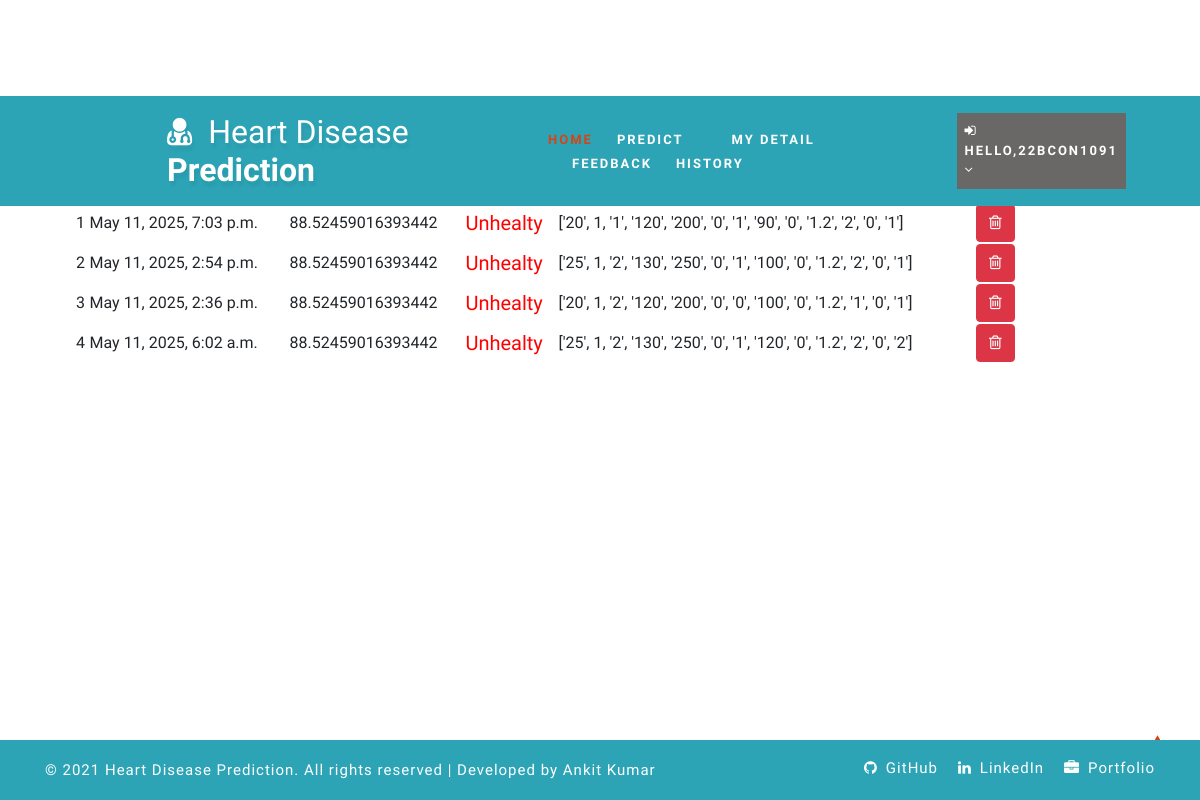
The page /view_search_pat (signed in) on the database as committed earlier.
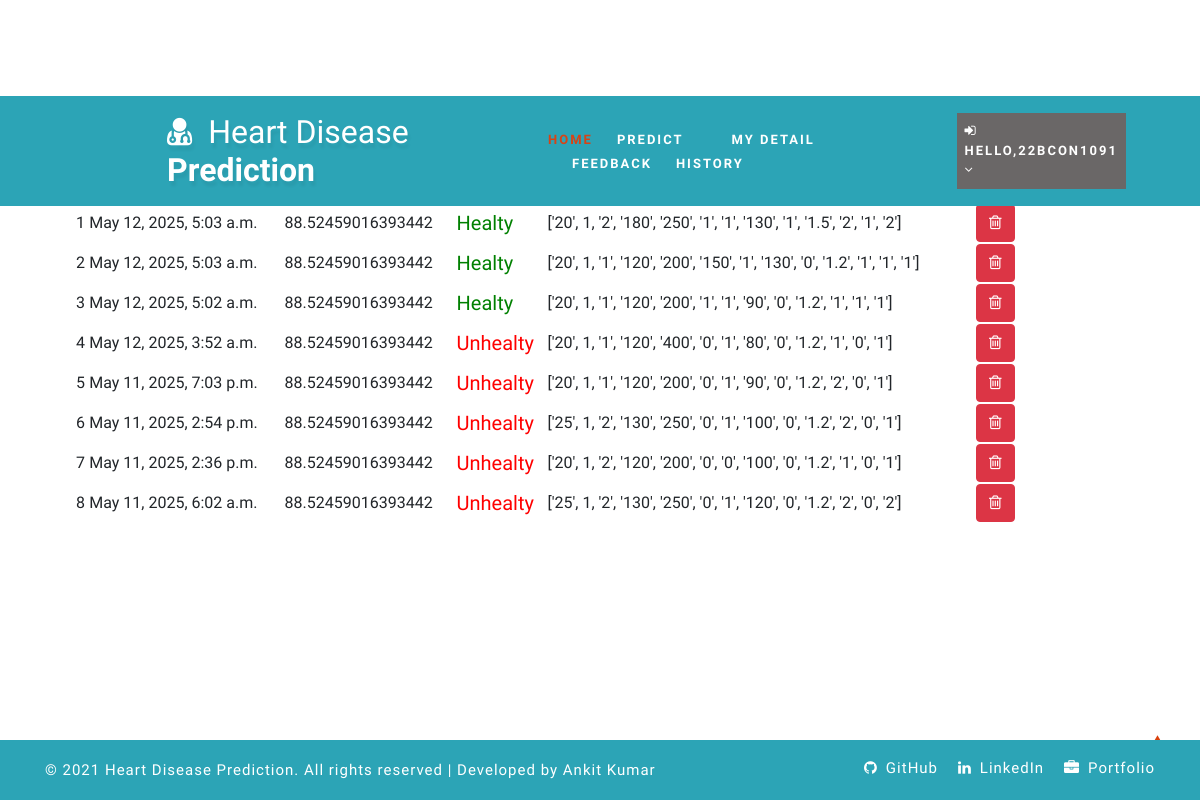
The same page on the database as committed later.
### health/models.py (models this page shows, shortened)
class Search_Data(models.Model):
    patient = models.ForeignKey(Patient, on_delete=models.CASCADE, null=True)
    prediction_accuracy = models.CharField(max_length=100,null=True,blank=True)
    result = models.CharField(max_length=100,null=True,blank=True)
    values_list = models.CharField(max_length=100,null=True,blank=True)
    created = models.DateTimeField(auto_now=True,null=True)

### health/views.py (the view)
# urls.py: path('view_search_pat', view_search_pat,name="view_search_pat"),
@login_required(login_url="login")
def view_search_pat(request):
    doc = None
    try:
        doc = Doctor.objects.get(user=request.user)
        data = Search_Data.objects.filter(patient__address__icontains=doc.address).order_by('-id')
    except:
        try:
            doc = Patient.objects.get(user=request.user)
            data = Search_Data.objects.filter(patient=doc).order_by('-id')
        except:
            data = Search_Data.objects.all().order_by('-id')
    return render(request,'view_search_pat.html',{'data':data})

### health/templates/view_search_pat.html
{% extends 'index.html' %}
{% load static %}
{% block body %}
<div class="container-fluid" style="width:90%;margin-top:8%">
                    <div class="container-fluid">
                        <h1 align="center" class="w3ls-title text-uppercase text-dark font-weight-bold">Search Logs</h1>
                         </div><hr>
                                <table id="example" class="display" style="width:100%">
                                  <thead>
                                    <tr>
                                      <th>#</th>
                                      {% if request.user.patient_set.all.0 %}
                                      <th>Date</th>
                                      {% else %}
                                      <th>Patient Name</th>
                                      {% endif %}
                                      <th>Accuracy</th>
                                      <th>Result</th>
                                      <th>HeartValue</th>
                                      <th>Action</th>
                                  </tr>
                              </thead>
                              <tbody>
                              {% for i in data %}
                                <tr>
                                  <td>{{forloop.counter}}</td>
                                  {% if request.user.patient_set.all.0 %}
                                    <td>{{i.created}}</td>
                                  {% else %}
                                  <td>{{i.patient.user.first_name}} {{i.patient.user.last_name}}</td>
                                  {% endif %}
                                    <td>{{i.prediction_accuracy}}</td>
                                    <td>{% if i.result == "0" %}
                                      <h5 style="color:green">Healty</h5>
                                      {% else %}
                                      <h5 style="color:red">Unhealty</h5>
                                  {% endif %}
                                  </td>
                                  <td>{{i.values_list}}</td>
                                  <td style="width:150px">
                                      <a href="/delete_searched/{{i.id}}" ><button class="btn btn-danger" onclick="return confirm('Are you sure?')"><i class="fa fa-trash-o"></i></button></a></td>
                              </tr>
                              {% endfor %}
                          </tbody>
                      </table>
                  </div>
{% endblock %}

### health/templates/index.html (shortened to what this page needs)
<!DOCTYPE html>
{% load static %}
<html lang="zxx">
<head>
    <link rel="stylesheet" href="{% static 'css/bootstrap.css' %}">
    <link href="{% static 'css/css_slider.css' %}" type="text/css" rel="stylesheet" media="all">
    <link rel="stylesheet" href="{% static 'css/style.css' %}" type="text/css" media="all" />
    <link href="{% static 'css/font-awesome.min.css' %}" rel="stylesheet">
    <link rel='stylesheet' type='text/css' href="https://cdn.datatables.net/1.10.21/css/jquery.dataTables.min.css">
    <link rel='stylesheet' type='text/css'
        href="https://cdn.datatables.net/buttons/1.6.2/css/buttons.dataTables.min.css">
</head>
<body>
    <header>
        <div class="main-top" style="background:rgb(44, 164, 182)">
            <div class="container-fluid">
                <div class="header d-md-flex justify-content-between align-items-center py-3">
                    <div id="logo" style="margin-left:13%">
                        <h1>
                            <a href="index.html">
                                <span class="fa fa-user-md mr-2"></span>
                                <span class="logo-sp">Heart Disease</span> Prediction
                            </a>
                        </h1>
                    </div>
                    {% if request.user.is_staff %}
                    <div class="nav_w3ls" style="margin-right:4%">
                        <nav>
                            <label for="drop1" class="toggle">Menu</label>
                            <input type="checkbox" id="drop1" />
                            <ul class="menu" style="padding:15px;width:100%">
                                <li class="mx-lg-4 mx-md-3 my-md-0 my-2"><a href="{% url 'admin_home' %}">Home</a></li>
                                <li>
                                    <label for="drop-2" class="toggle toogle-2"> <span class="fa fa-angle-down"
                                            aria-hidden="true"></span>
                                    </label>
                                    <a href="#"> Doctor <span class="fa fa-angle-down" aria-hidden="true"></span></a>
                                    <ul style="margin-top:2%;width:40%;margin-right:0%">
                                        <li style="width:100%;"><a href="/add_doctor" class="drop-text">Add Doctor</a>
                                        </li>
                                        <li style="width:100%;"><a href="/view_doctor" class="drop-text">View Doctor</a>
                                        </li>
                                    </ul>
                                </li>
                                <li class="mx-lg-4 mx-md-3 my-md-0 my-2"><a href="/view_patient">Patient</a></li>
                                <li class="mx-lg-4 mx-md-3 my-md-0 my-2">
                                    <a href="/view_search_pat">Searched Data</a>
                                </li>
                                <li><a href="/view_feedback">Feedback</a></li>
                            </ul>
                        </nav>
                    </div>
                    <div class="nav_w3ls" style="margin-right:3%">
                        <nav>
                            <label for="drop2" class="toggle">Menu</label>
                            <input type="checkbox" id="drop2" />
                            <ul class="menu">
                                <li class="mx-lg-4 mx-md-3 my-md-0 my-2" style="background:red;padding:8px">
                                    <label for="drop-2" class="toggle toogle-2"> <span class="fa fa-angle-down"
                                            aria-hidden="true"></span>
                                    </label>
                                    <a href="#"><i class="fa fa-user"></i> {{request.user.username}} <span
                                            class="fa fa-angle-down" aria-hidden="true"></span></a>
                                    <ul style="margin-top:10%;width:80%;margin-right:5%">
                                        <li style="width:100%;"><a href="{% url 'change_password' %}"
                                                class="drop-text">Password</a></li>
                                        <li style="width:100%;"><a href="{% url 'logout' %}"
                                                class="drop-text">Logout</a></li>
                                    </ul>
                                </li>
                            </ul>
                        </nav>
                    </div>
                    {% elif request.user.patient_set.all.0 %}
                    <div class="nav_w3ls" style="margin-left:5%;font-weight:bold">
                        <nav>
                            <ul class="menu" style="padding:15px;width:100%">
                                <li><a href="{% url 'patient_home' %}" class="active">Home</a></li>
                                <li class="mx-lg-4 mx-md-3 my-md-0 my-2"><a href="/add_heartdetail">Predict</a></li>
                                <li class="mx-lg-4 mx-md-3 my-md-0 my-2"><a href="/profile_doctor">My Detail</a></li>
                                <li class="mx-lg-4 mx-md-3 my-md-0 my-2"><a href="/sent_feedback">Feedback</a></li>
                                <li><a href="/view_search_pat">History</a></li>
                            </ul>
                        </nav>
                    </div>
                    <div class="nav_w3ls" style="margin-right:3%">
                        <nav>
                            <ul class="menu">
                                <li class="mx-lg-4 mx-md-3 my-md-0 my-2" style="background:#6a6767;padding:8px">
                                    <a href="#"><i class="fa fa-sign-in"></i> Hello,{{request.user.username}} <span
                                            class="fa fa-angle-down" aria-hidden="true"></span></a>
                                </li>
                            </ul>
                        </nav>
                    </div>
                    {% endif %}
                </div>
            </div>
        </div>
    </header>
    {% block body %}
    {% endblock %}
    <div class="copy-w3pvt fixed-bottom" style="background:rgb(44, 164, 182);color:white">
        <div class="container py-3">
            <div class="row">
                <div class="col-lg-7 w3ls_footer_grid1_left text-lg-left text-center">
                    <p style="color:white">&copy; 2021 Heart Disease Prediction. All rights reserved | Developed by
                        Ankit Kumar </a>
                    </p>
                </div>
                <div class="col-lg-5 w3ls_footer_grid_left1_pos text-lg-right text-center mt-lg-0 mt-2">
                    <ul style="color:white">
                        <li>
                            <a href="https://github.com/ankit-kumarz" target="_blank" style="color:white"
                                class="github">
                                <span class="fa fa-github mr-2"></span>GitHub</a>
                        </li>
                        <li class="mx-3">
                            <a href="https://www.linkedin.com/in/ankitkumarz" target="_blank" style="color:white"
                                class="linkedin">
                                <span class="fa fa-linkedin mr-2"></span>LinkedIn</a>
                        </li>
                        <li>
                            <a href="https://ankit-kumarz.github.io/Ankit-s-Portfolio/" target="_blank"
                                style="color:white" class="portfolio">
                                <span class="fa fa-briefcase mr-2"></span>Portfolio</a>
                        </li>
                    </ul>
                </div>
            </div>
        </div>
    </div>
</body>
</html>

### health/static/css/style.css (style rules this page uses)
body { padding: 0; margin: 0; background: #FFF; font-family: 'Quicksand', sans-serif; }
body a, body button { transition: 0.5s all; -webkit-transition: 0.5s all; -moz-transition: 0.5s all; -o-transition: 0.5s all; -ms-transition: 0.5s all; text-decoration: none; }
html { scroll-behavior: smooth; }
h1, h2, h3, h4, h5, h6 { margin: 0; padding: 0; font-family: 'Mukta', sans-serif; }
p { margin: 0; padding: 0; font-size: 15px; letter-spacing: 1px; line-height: 1.9; color: #999; font-family: 'Quicksand', sans-serif; }
ul, ol { margin: 0; padding: 0; }
.main-top { position: absolute; z-index: 999; width: 100%; background: rgba(0, 0, 0, 0.4); }
nav { margin: 0; padding: 0; }
#logo a { float: left; display: initial; font-weight: 700; font-size: 32px; color: #fff; text-shadow: 2px 5px 3px rgba(0, 0, 0, 0.06); padding: 0; }
span.logo-sp { font-weight: 100; }
nav:after { content: ""; display: table; clear: both; }
nav ul { float: right; padding: 0; margin: 0; list-style: none; position: relative; }
nav ul li { margin: 0px; display: inline-block; float: left; }
nav a { padding: 0; color: #fff; font-size: 13px; letter-spacing: 2px; font-weight: 700; text-transform: uppercase; display: inline-block; transition: 0.5s all; -webkit-transition: 0.5s all; -moz-transition: 0.5s all; -o-transition: 0.5s all; -ms-transition: 0.5s all; }
.menu li a.active, .menu li a:hover { color: #2196f3; transition: 0.5s all; -webkit-transition: 0.5s all; -moz-transition: 0.5s all; -o-transition: 0.5s all; -ms-transition: 0.5s all; color: #d84315; }
li>a:only-child:after { content: ''; }
.w3ls_footer_grid_left1_pos ul li, ul.list-part li { display: inline-block; }
.w3ls_footer_grid_left1_pos ul li a { color: #000; text-decoration: none; letter-spacing: 1px; font-size: 15px; }
.w3ls_footer_grid1_left p { color: #484848; font-weight: 500; }

Rows that differ between the two databases and show on the page:
added Search_Data: created "May 12, 2025, 5:03 a.m.", prediction_accuracy "88.52459016393442", result "Healty", values_list "['20', 1, '2', '180', '250', '1', '1', '130', '1', '1.5', '2', '1', '2']"
added Search_Data: created "May 12, 2025, 5:03 a.m.", prediction_accuracy "88.52459016393442", result "Healty", values_list "['20', 1, '1', '120', '200', '150', '1', '130', '0', '1.2', '1', '1', '1']"
added Search_Data: created "May 12, 2025, 5:02 a.m.", prediction_accuracy "88.52459016393442", result "Healty", values_list "['20', 1, '1', '120', '200', '1', '1', '90', '0', '1.2', '1', '1', '1']"
added Search_Data: created "May 12, 2025, 3:52 a.m.", prediction_accuracy "88.52459016393442", result "Unhealty", values_list "['20', 1, '1', '120', '400', '0', '1', '80', '0', '1.2', '1', '0', '1']"
